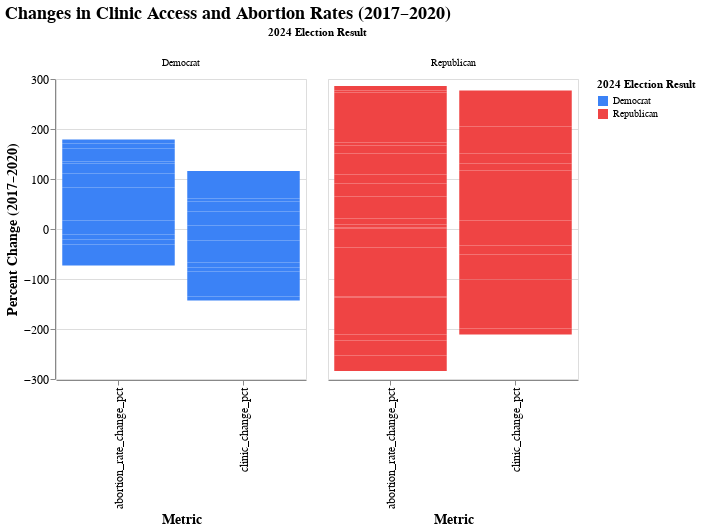

Notebook cell for this chart:
### Code cell
import pandas as pd
import altair as alt

# Example reshape
abortion_melted = abortion.melt(
    id_vars=['state', 'election_2024'],
    value_vars=['clinic_change_pct', 'abortion_rate_change_pct'],
    var_name='Metric',
    value_name='Percent Change'
)

# Create a grouped bar chart
bar_chart = (
    alt.Chart(abortion_melted)
    .mark_bar()
    .encode(
        x=alt.X('Metric:N', title='Metric'),
        y=alt.Y('Percent Change:Q', title='Percent Change (2017–2020)'),
        color=alt.Color(
            'election_2024:N',
            scale=alt.Scale(
                domain=['Democrat', 'Republican'],
                range=['#3b82f6', '#ef4444']
            ),
            title='2024 Election Result'
        ),
        column=alt.Column('election_2024:N', title='2024 Election Result'),
        tooltip=['state', 'Metric', 'Percent Change']
    )
    .properties(
        width=250,
        height=300,
        title='Changes in Clinic Access and Abortion Rates (2017–2020)'
    )
    .configure_axis(labelFontSize=12, titleFontSize=14)
    .configure_title(fontSize=18, anchor='start')
)

bar_chart

### Figure 1 — Vega-Lite specification as saved in the notebook (floating-point values rounded to 4 significant figures)
{"config": {"view": {"continuousWidth": 300, "continuousHeight": 300}, "axis": {"labelFontSize": 12, "titleFontSize": 14}, "title": {"anchor": "start", "fontSize": 18}}, "data": {"name": "data-af8b6693e9f9aba64f8961756f2523a0"}, "mark": {"type": "bar"}, "encoding": {"color": {"field": "election_2024", "scale": {"domain": ["Democrat", "Republican"], "range": ["#3b82f6", "#ef4444"]}, "title": "2024 Election Result", "type": "nominal"}, "column": {"field": "election_2024", "title": "2024 Election Result", "type": "nominal"}, "tooltip": [{"field": "state", "type": "nominal"}, {"field": "Metric", "type": "nominal"}, {"field": "Percent Change", "type": "quantitative"}], "x": {"field": "Metric", "title": "Metric", "type": "nominal"}, "y": {"field": "Percent Change", "title": "Percent Change (2017–2020)", "type": "quantitative"}}, "height": 300, "title": "Changes in Clinic Access and Abortion Rates (2017–2020)", "width": 250, "$schema": "https://vega.github.io/schema/vega-lite/v5.20.1.json", "datasets": {"data-af8b6693e9f9aba64f8961756f2523a0": [{"state": "Alabama", "election_2024": "Republican", "Metric": "clinic_change_pct", "Percent Change": 0}, {"state": "Alaska", "election_2024": "Republican", "Metric": "clinic_change_pct", "Percent Change": 0}, {"state": "Arizona", "election_2024": "Republican", "Metric": "clinic_change_pct", "Percent Change": 0}, {"state": "Arkansas", "election_2024": "Republican", "Metric": "clinic_change_pct", "Percent Change": -33}, {"state": "California", "election_2024": "Democrat", "Metric": "clinic_change_pct", "Percent Change": 7}, {"state": "Colorado", "election_2024": "Democrat", "Metric": "clinic_change_pct", "Percent Change": 28}, {"state": "Connecticut", "election_2024": "Democrat", "Metric": "clinic_change_pct", "Percent Change": -23}, {"state": "Delaware", "election_2024": "Democrat", "Metric": "clinic_change_pct", "Percent Change": -25}, {"state": "District of Columbia", "election_2024": "Democrat", "Metric": "clinic_change_pct", "Percent Change": 0}, {"state": "Florida", "election_2024": "Republican", "Metric": "clinic_change_pct", "Percent Change": -11}, {"state": "Georgia", "election_2024": "Republican", "Metric": "clinic_change_pct", "Percent Change": -7}, {"state": "Hawaii", "election_2024": "Democrat", "Metric": "clinic_change_pct", "Percent Change": 0}, {"state": "Idaho", "election_2024": "Republican", "Metric": "clinic_change_pct", "Percent Change": 0}, {"state": "Illinois", "election_2024": "Democrat", "Metric": "clinic_change_pct", "Percent Change": 20}, {"state": "Indiana", "election_2024": "Republican", "Metric": "clinic_change_pct", "Percent Change": 17}, {"state": "Iowa", "election_2024": "Republican", "Metric": "clinic_change_pct", "Percent Change": -25}, {"state": "Kansas", "election_2024": "Republican", "Metric": "clinic_change_pct", "Percent Change": 0}, {"state": "Kentucky", "election_2024": "Republican", "Metric": "clinic_change_pct", "Percent Change": 100}, {"state": "Louisiana", "election_2024": "Republican", "Metric": "clinic_change_pct", "Percent Change": -25}, {"state": "Maine", "election_2024": "Democrat", "Metric": "clinic_change_pct", "Percent Change": 6}, {"state": "Maryland", "election_2024": "Democrat", "Metric": "clinic_change_pct", "Percent Change": -8}, {"state": "Massachusetts", "election_2024": "Democrat", "Metric": "clinic_change_pct", "Percent Change": -11}, {"state": "Michigan", "election_2024": "Republican", "Metric": "clinic_change_pct", "Percent Change": 14}, {"state": "Minnesota", "election_2024": "Democrat", "Metric": "clinic_change_pct", "Percent Change": 43}, {"state": "Mississippi", "election_2024": "Republican", "Metric": "clinic_change_pct", "Percent Change": 0}, {"state": "Missouri", "election_2024": "Republican", "Metric": "clinic_change_pct", "Percent Change": -67}, {"state": "Montana", "election_2024": "Republican", "Metric": "clinic_change_pct", "Percent Change": 20}, {"state": "Nebraska", "election_2024": "Republican", "Metric": "clinic_change_pct", "Percent Change": 0}, {"state": "Nevada", "election_2024": "Republican", "Metric": "clinic_change_pct", "Percent Change": 29}, {"state": "New Hampshire", "election_2024": "Democrat", "Metric": "clinic_change_pct", "Percent Change": 0}, {"state": "New Jersey", "election_2024": "Democrat", "Metric": "clinic_change_pct", "Percent Change": -10}, {"state": "New Mexico", "election_2024": "Democrat", "Metric": "clinic_change_pct", "Percent Change": 0}, {"state": "New York", "election_2024": "Democrat", "Metric": "clinic_change_pct", "Percent Change": -8}, {"state": "North Carolina", "election_2024": "Republican", "Metric": "clinic_change_pct", "Percent Change": 14}, {"state": "North Dakota", "election_2024": "Republican", "Metric": "clinic_change_pct", "Percent Change": 0}, {"state": "Ohio", "election_2024": "Republican", "Metric": "clinic_change_pct", "Percent Change": 11}, {"state": "Oklahoma", "election_2024": "Republican", "Metric": "clinic_change_pct", "Percent Change": 25}, {"state": "Oregon", "election_2024": "Democrat", "Metric": "clinic_change_pct", "Percent Change": 6}, {"state": "Pennsylvania", "election_2024": "Republican", "Metric": "clinic_change_pct", "Percent Change": -6}, {"state": "Rhode Island", "election_2024": "Democrat", "Metric": "clinic_change_pct", "Percent Change": -50}, {"state": "South Carolina", "election_2024": "Republican", "Metric": "clinic_change_pct", "Percent Change": -25}, {"state": "South Dakota", "election_2024": "Republican", "Metric": "clinic_change_pct", "Percent Change": 0}, {"state": "Tennessee", "election_2024": "Republican", "Metric": "clinic_change_pct", "Percent Change": -12}, {"state": "Texas", "election_2024": "Republican", "Metric": "clinic_change_pct", "Percent Change": 14}, {"state": "Utah", "election_2024": "Republican", "Metric": "clinic_change_pct", "Percent Change": 0}, {"state": "Vermont", "election_2024": "Democrat", "Metric": "clinic_change_pct", "Percent Change": 0}, {"state": "Virginia", "election_2024": "Democrat", "Metric": "clinic_change_pct", "Percent Change": 6}, {"state": "Washington", "election_2024": "Democrat", "Metric": "clinic_change_pct", "Percent Change": -8}, {"state": "West Virginia", "election_2024": "Republican", "Metric": "clinic_change_pct", "Percent Change": 0}, {"state": "Wisconsin", "election_2024": "Republican", "Metric": "clinic_change_pct", "Percent Change": 33}, {"state": "Wyoming", "election_2024": "Republican", "Metric": "clinic_change_pct", "Percent Change": 0}, {"state": "Alabama", "election_2024": "Republican", "Metric": "abortion_rate_change_pct", "Percent Change": -6}, {"state": "Alaska", "election_2024": "Republican", "Metric": "abortion_rate_change_pct", "Percent Change": 0}, {"state": "Arizona", "election_2024": "Republican", "Metric": "abortion_rate_change_pct", "Percent Change": 1}, {"state": "Arkansas", "election_2024": "Republican", "Metric": "abortion_rate_change_pct", "Percent Change": 2}, {"state": "California", "election_2024": "Democrat", "Metric": "abortion_rate_change_pct", "Percent Change": 17}, {"state": "Colorado", "election_2024": "Democrat", "Metric": "abortion_rate_change_pct", "Percent Change": 3}, {"state": "Connecticut", "election_2024": "Democrat", "Metric": "abortion_rate_change_pct", "Percent Change": -6}, {"state": "Delaware", "election_2024": "Democrat", "Metric": "abortion_rate_change_pct", "Percent Change": -5}, {"state": "District of Columbia", "election_2024": "Democrat", "Metric": "abortion_rate_change_pct", "Percent Change": 62}, {"state": "Florida", "election_2024": "Republican", "Metric": "abortion_rate_change_pct", "Percent Change": 6}, {"state": "Georgia", "election_2024": "Republican", "Metric": "abortion_rate_change_pct", "Percent Change": 12}, {"state": "Hawaii", "election_2024": "Democrat", "Metric": "abortion_rate_change_pct", "Percent Change": 1}, {"state": "Idaho", "election_2024": "Republican", "Metric": "abortion_rate_change_pct", "Percent Change": 23}, {"state": "Illinois", "election_2024": "Democrat", "Metric": "abortion_rate_change_pct", "Percent Change": 28}, {"state": "Indiana", "election_2024": "Republican", "Metric": "abortion_rate_change_pct", "Percent Change": 2}, {"state": "Iowa", "election_2024": "Republican", "Metric": "abortion_rate_change_pct", "Percent Change": -6}, {"state": "Kansas", "election_2024": "Republican", "Metric": "abortion_rate_change_pct", "Percent Change": 19}, {"state": "Kentucky", "election_2024": "Republican", "Metric": "abortion_rate_change_pct", "Percent Change": 26}, {"state": "Louisiana", "election_2024": "Republican", "Metric": "abortion_rate_change_pct", "Percent Change": -25}, {"state": "Maine", "election_2024": "Democrat", "Metric": "abortion_rate_change_pct", "Percent Change": 15}, {"state": "Maryland", "election_2024": "Democrat", "Metric": "abortion_rate_change_pct", "Percent Change": 4}, {"state": "Massachusetts", "election_2024": "Democrat", "Metric": "abortion_rate_change_pct", "Percent Change": -10}, {"state": "Michigan", "election_2024": "Republican", "Metric": "abortion_rate_change_pct", "Percent Change": 18}, {"state": "Minnesota", "election_2024": "Democrat", "Metric": "abortion_rate_change_pct", "Percent Change": 1}, {"state": "Mississippi", "election_2024": "Republican", "Metric": "abortion_rate_change_pct", "Percent Change": 42}, {"state": "Missouri", "election_2024": "Republican", "Metric": "abortion_rate_change_pct", "Percent Change": -98}, {"state": "Montana", "election_2024": "Republican", "Metric": "abortion_rate_change_pct", "Percent Change": -1}, {"state": "Nebraska", "election_2024": "Republican", "Metric": "abortion_rate_change_pct", "Percent Change": 7}, {"state": "Nevada", "election_2024": "Republican", "Metric": "abortion_rate_change_pct", "Percent Change": 9}, {"state": "New Hampshire", "election_2024": "Democrat", "Metric": "abortion_rate_change_pct", "Percent Change": -10}, {"state": "New Jersey", "election_2024": "Democrat", "Metric": "abortion_rate_change_pct", "Percent Change": 4}, {"state": "New Mexico", "election_2024": "Democrat", "Metric": "abortion_rate_change_pct", "Percent Change": 26}, {"state": "New York", "election_2024": "Democrat", "Metric": "abortion_rate_change_pct", "Percent Change": 10}, {"state": "North Carolina", "election_2024": "Republican", "Metric": "abortion_rate_change_pct", "Percent Change": 5}, {"state": "North Dakota", "election_2024": "Republican", "Metric": "abortion_rate_change_pct", "Percent Change": -1}, {"state": "Ohio", "election_2024": "Republican", "Metric": "abortion_rate_change_pct", "Percent Change": 1}, {"state": "Oklahoma", "election_2024": "Republican", "Metric": "abortion_rate_change_pct", "Percent Change": 100}, {"state": "Oregon", "election_2024": "Democrat", "Metric": "abortion_rate_change_pct", "Percent Change": -13}, {"state": "Pennsylvania", "election_2024": "Republican", "Metric": "abortion_rate_change_pct", "Percent Change": 4}, {"state": "Rhode Island", "election_2024": "Democrat", "Metric": "abortion_rate_change_pct", "Percent Change": -20}, {"state": "South Carolina", "election_2024": "Republican", "Metric": "abortion_rate_change_pct", "Percent Change": 0}, {"state": "South Dakota", "election_2024": "Republican", "Metric": "abortion_rate_change_pct", "Percent Change": -74}, {"state": "Tennessee", "election_2024": "Republican", "Metric": "abortion_rate_change_pct", "Percent Change": -12}, {"state": "Texas", "election_2024": "Republican", "Metric": "abortion_rate_change_pct", "Percent Change": 1}, {"state": "Utah", "election_2024": "Republican", "Metric": "abortion_rate_change_pct", "Percent Change": 0}, {"state": "Vermont", "election_2024": "Democrat", "Metric": "abortion_rate_change_pct", "Percent Change": -6}, {"state": "Virginia", "election_2024": "Democrat", "Metric": "abortion_rate_change_pct", "Percent Change": 8}, {"state": "Washington", "election_2024": "Democrat", "Metric": "abortion_rate_change_pct", "Percent Change": -3}, {"state": "West Virginia", "election_2024": "Republican", "Metric": "abortion_rate_change_pct", "Percent Change": -30}, {"state": "Wisconsin", "election_2024": "Republican", "Metric": "abortion_rate_change_pct", "Percent Change": 8}, {"state": "Wyoming", "election_2024": "Republican", "Metric": "abortion_rate_change_pct", "Percent Change": -31}]}}
